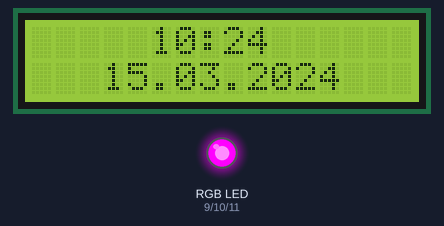
The sketch below on a simulated Arduino Uno, built with avr-gcc and run on an emulated ATmega328P. Parts: 16×2 character LCD, an RGB LED mixed from three pins (HIGH = lit). The local clock reads 2024-03-15 10:24:30 at power-on unless the sketch sets it.

Above: at 0.1 s.
At 30.1 s:
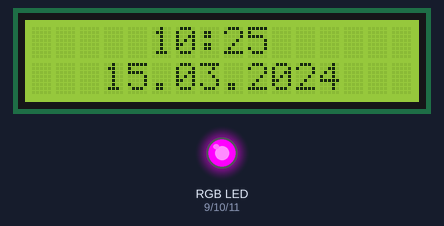
At 90.1 s:
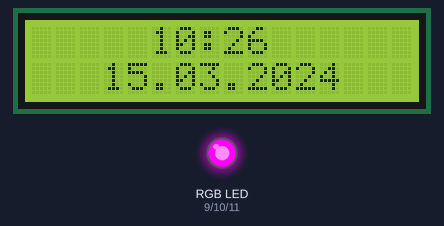
Timing chart, 0 to 91.6 s (numbered marks = the images above):
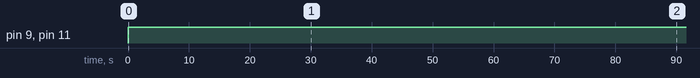

The sketch:

RTC_RGB_LCD_clock.ino
```cpp
#include <RtcDS1302.h>
#include <ThreeWire.h>
#include <LiquidCrystal.h>

#define redPin 9
#define greenPin 10
#define bluePin 11

//LCD
LiquidCrystal lcd(12, 6, 5, 4, 3, 2);
//Rtc
ThreeWire myWire(13, 8, 7); //DAT, CLK, RST
RtcDS1302<ThreeWire> Rtc(myWire); //Rtc object
int lastMin = -1;
int compilationTime = 6;


void setup() {

  Serial.begin(9600);
  pinMode(redPin, OUTPUT);
  pinMode(greenPin, OUTPUT);
  pinMode(bluePin, OUTPUT);
  //LCD
  lcd.begin(16, 2);
  //Rtc
  Rtc.Begin();

  //'unlock' DS1302 memory lock to be able to update time in clock's memory
  if (Rtc.GetIsWriteProtected())  Rtc.SetIsWriteProtected(false);

  //check if RTC's inner oscilator isn't running and if it's true (if it is NOT running)
  //set it to running/true/ON so it'll be still measuring time even though it has no power
  //RTC requires pill-shaped battery for inner oscilator to work
  if (!Rtc.GetIsRunning())  Rtc.SetIsRunning(true);

  //TIME SETTING:
  //pull date and time from pc's clock
  RtcDateTime compiled = RtcDateTime(__DATE__, __TIME__);

  //checks if time & date is NOT valid and then synces the time & date
  //and adds 6 seconds to eliminate latency caused by compilation & uploading time
  if (!Rtc.IsDateTimeValid()) {
    RtcDateTime eliminatedCompilationTime = compiled + compilationTime;
    Rtc.SetDateTime(eliminatedCompilationTime);
  }

}

void loop() {

  RtcDateTime now = Rtc.GetDateTime();
  displayTime(now);
  colorForTimeOfDay(now);

}
//RGB color setting red, green, blue
void setColor(int red, int green, int blue) {

  analogWrite(redPin, red);
  analogWrite(greenPin, green);
  analogWrite(bluePin, blue);

}

//set RGB color for each time of the day
void colorForTimeOfDay(RtcDateTime now) {

  int hour = now.Hour();

  if (hour >= 6 && hour < 9)        setColor(0, 255, 255);   // Red (Morning)
  else if (hour >= 9 && hour < 12)  setColor(255, 0, 255);   // Green
  else if (hour >= 12 && hour < 15) setColor(255, 0, 0);   // Light blue
  else if (hour >= 15 && hour < 18) setColor(0, 0, 255); // Yellow
  else if (hour >= 18 && hour < 22) setColor(0, 255, 0); // Purple
  else                              setColor(255, 255, 0); // Blue (Night)

}

void displayTime(RtcDateTime now) {

  if (now.Minute() != lastMin) {
    lastMin = now.Minute(); //save current minute as last minute

    lcd.clear();

  //display time on LCD
  lcd.setCursor(5, 0);
  lcdAddZero(now.Hour());
  lcd.print(":");
  lcdAddZero(now.Minute());

  //display date on LCD
  lcd.setCursor(3, 1);
  lcdAddZero(now.Day());
  lcd.print(".");
  lcdAddZero(now.Month());
  lcd.print(".");
  lcd.print(now.Year());
  }

}

//function that makes it easier to set time on rtc 'cause it has time & date in better order than Makuna's Rtc.setDateTime()
void rtcSetTime(int hour, int minute, int second, int day, int month, int year) {

  RtcDateTime dateAndTime(year, month, day, hour, minute, second);
  Rtc.SetDateTime(dateAndTime);

}

//fuction that adds zero tu numbers below 10 (don't use it in year displaying 'cause it makes no sense (for now at least XD))
void lcdAddZero(int num) {

  if (num < 10) {
    lcd.print('0');
  }
  lcd.print(num);

}
```

Measured:
- by itself, pin 9 (redPin), pin 11 (bluePin): LOW → HIGH at 0.07 s
- what the display in image 1 shows lasts 60.0 s, from 30.0 s to 90.0 s
